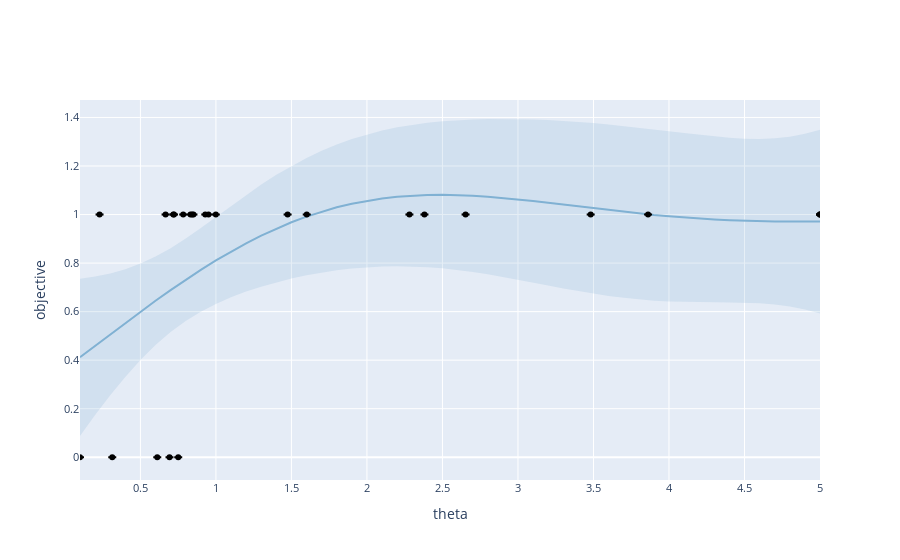

The notebook cell this image was saved under:
### Markdown cell above
We can now plot the posterior of the fitted model:

### Code cell
strat.plot_slice('theta')
